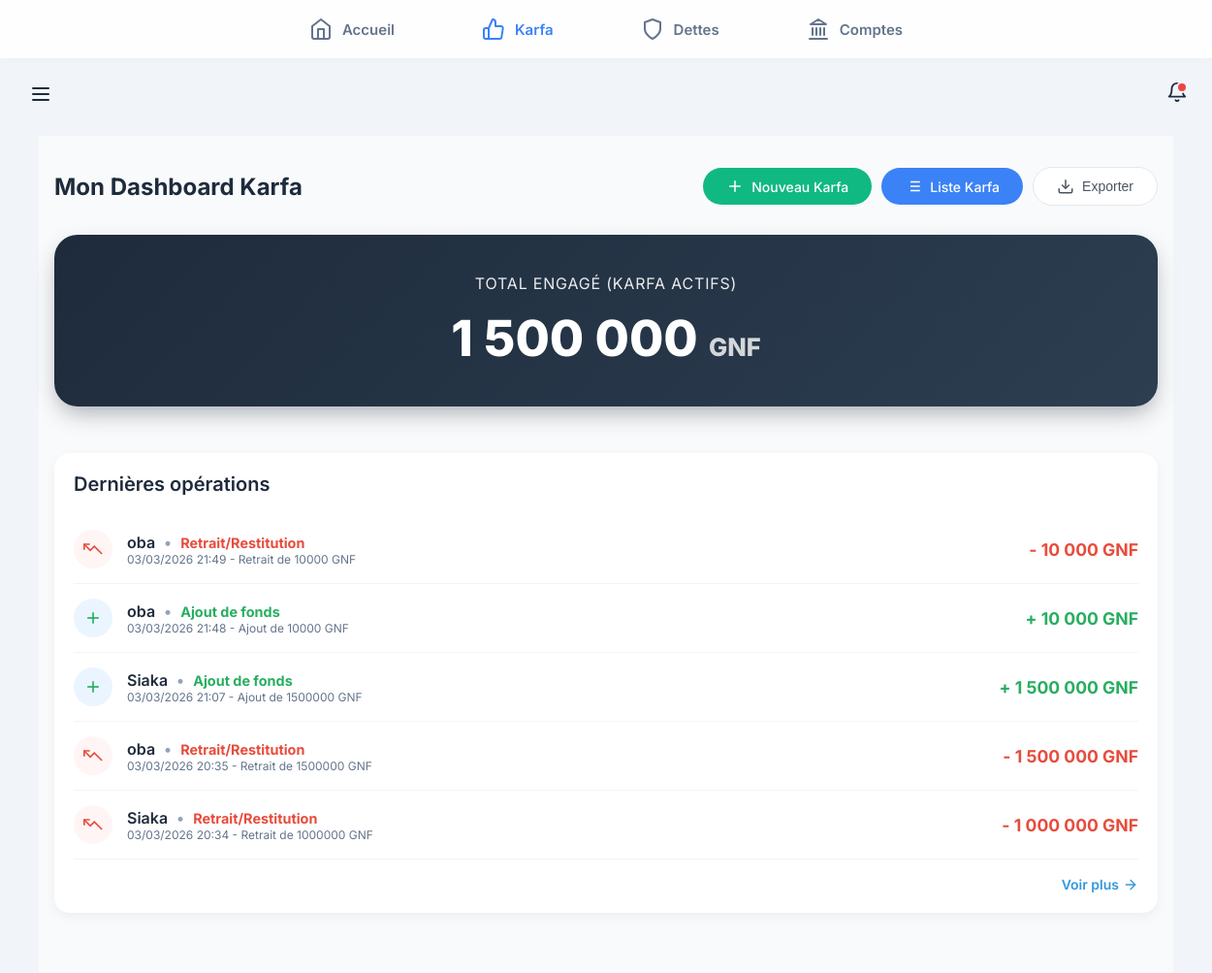
Screenshot of /karfa/ (signed in) with the database file from the repository.
### backend/modules/karfa/models/mouvement.py (models this page shows, shortened)
class MouvementKarfa(models.Model):
    TYPE_CREATION = 'CREATION'
    TYPE_AJOUT = 'AJOUT'
    TYPE_RETRAIT = 'RETRAIT'
    TYPE_ANNULATION = 'ANNULATION'
    CHOIX_TYPE = [
        (TYPE_CREATION, 'Création'),
        (TYPE_AJOUT, 'Ajout de fonds'),
        (TYPE_RETRAIT, 'Retrait/Restitution'),
        (TYPE_ANNULATION, 'Annulation'),
    ]
    id = models.UUIDField(
        primary_key=True,
        default=uuid.uuid4,
        editable=False,
        verbose_name='ID'
    )
    karfa = models.ForeignKey(
        'karfa.Karfa',  # Import différé pour éviter circularité
        on_delete=models.CASCADE,
        related_name='mouvements',
        verbose_name='Karfa'
    )
    type = models.CharField(
        max_length=20,
        choices=CHOIX_TYPE,
        verbose_name='Type de mouvement'
    )
    montant = models.DecimalField(
        max_digits=15,
        decimal_places=0,
        verbose_name='Montant (GNF)'
    )
    solde_apres = models.DecimalField(
        max_digits=15,
        decimal_places=0,
        verbose_name='Solde après opération (GNF)'
    )
    date = models.DateTimeField(
        auto_now_add=True,
        verbose_name='Date du mouvement'
    )
    note = models.TextField(
        blank=True,
        verbose_name='Note/Commentaire'
    )
    cree_par = models.ForeignKey(
        User,
        on_delete=models.SET_NULL,
        null=True,
        blank=True,
        related_name='mouvements_karfa',
        verbose_name='Créé par'
    )
    justificatif = models.ImageField(
        upload_to='karfa/mouvements/%Y/%m/',
        null=True,
        blank=True,
        verbose_name='Justificatif'
    )
    class Meta:
        verbose_name = 'Mouvement de Karfa'
        verbose_name_plural = 'Mouvements de Karfa'
        ordering = ['-date']
        indexes = [
            models.Index(fields=['karfa', '-date']),
            models.Index(fields=['type', 'date']),
        ]

### backend/modules/karfa/models/karfa_model.py (models this page shows, shortened)
class Karfa(models.Model):
    STATUT_ACTIF = 'ACTIF'
    STATUT_PARTIELLEMENT_RENDU = 'PARTIELLEMENT_RENDU'
    STATUT_RENDU_TOTAL = 'RENDU_TOTAL'
    STATUT_EN_LITIGE = 'EN_LITIGE'
    CHOIX_STATUT = [
        (STATUT_ACTIF, 'En main'),
        (STATUT_PARTIELLEMENT_RENDU, 'Partiellement rendu'),
        (STATUT_RENDU_TOTAL, 'Rendu totalement'),
        (STATUT_EN_LITIGE, 'En litige'),
    ]
    id = models.UUIDField(
        primary_key=True,
        default=uuid.uuid4,
        editable=False,
        verbose_name='ID'
    )
    beneficiaire = models.CharField(
        max_length=100,
        verbose_name='Bénéficiaire'
    )
    montant_initial = models.DecimalField(
        max_digits=12,
        decimal_places=0,
        validators=[MinValueValidator(0)],
        verbose_name='Montant initial (GNF)'
    )
    montant_actuel = models.DecimalField(
        max_digits=12,
        decimal_places=0,
        validators=[MinValueValidator(0)],
        default=0,
        verbose_name='Montant actuel (GNF)'
    )
    devise = models.CharField(
        max_length=3,
        default='GNF',
        editable=False,
        verbose_name='Devise'
    )
    date_creation = models.DateTimeField(
        auto_now_add=True,
        verbose_name='Date de création'
    )
    date_rendu_total = models.DateTimeField(
        null=True,
        blank=True,
        verbose_name='Date de restitution totale'
    )
    statut = models.CharField(
        max_length=20,
        choices=CHOIX_STATUT,
        default=STATUT_ACTIF,
        verbose_name='Statut'
    )
    motif = models.TextField(
        blank=True,
        verbose_name='Motif du dépôt'
    )
    justificatif = models.ImageField(
        upload_to='karfa/justificatifs/%Y/%m/',
        null=True,
        blank=True,
        verbose_name='Justificatif (photo/reçu)'
    )
    archive = models.BooleanField(
        default=False,
        verbose_name='Archivé'
    )
    date_archivage = models.DateTimeField(
        null=True,
        blank=True,
        verbose_name='Date d\'archivage'
    )
    cree_par = models.ForeignKey(
        User,
        on_delete=models.SET_NULL,
        null=True,
        related_name='karfas_crees',
        verbose_name='Créé par'
    )
    class Meta:
        verbose_name = 'Karfa'
        verbose_name_plural = 'Karfas'
        ordering = ['-date_creation']
        constraints = [
            models.UniqueConstraint(
                fields=['beneficiaire', 'motif', 'date_creation'],
                name='unique_karfa_par_beneficiaire_motif_date',
                condition=models.Q(archive=False)
            )
        ]

### backend/modules/karfa/views/liste.py (the view)
# urls.py: path('', karfa_list, name='karfa_list'),
@login_required
def karfa_list(request):
    karfas = Karfa.objects.filter(cree_par=request.user, archive=False)
    total_engage = karfas.aggregate(total=Sum('montant_actuel'))['total'] or 0
    dernieres_ops = MouvementKarfa.objects.filter(karfa__cree_par=request.user).order_by('-date')[:5]
    context = {
        'karfas': karfas,
        'total_engage': total_engage,
        'dernieres_ops': dernieres_ops,
    }
    return render(request, 'modules/karfa/list.html', context)

### backend/modules/core/templatetags/custom_filters.py (called while the page is built)
@register.filter
def milliers(value):
    try:
        num = float(value)
        if num == int(num):
            return f"{int(num):,}".replace(",", " ")
        return f"{num:,.3f}".rstrip('0').rstrip('.').replace(",", " ").replace(".", ",")
    except:
        return value

### frontend/templates/modules/karfa/list.html (shortened to what this page needs)
{% extends 'base.html' %}
{% load static %}
{% load custom_filters %}
{% block content %}
<link rel="stylesheet" href="{% static 'css/karfa.css' %}">
<div class="karfa-dashboard">
    <div class="dashboard-container">
        <header class="dashboard-header" style="display: flex; justify-content: space-between; align-items: center; margin-bottom: 30px; flex-wrap: wrap; gap: 15px;">
            <h1 class="dashboard-title" style="margin: 0; font-size: 24px; font-weight: 700; color: #1e2b3c;">Mon Dashboard Karfa</h1>
            <div class="header-actions" style="display: flex; align-items: center; gap: 10px; flex-wrap: wrap;">
                <a href="{% url 'karfa:karfa_create' %}" class="btn-action" style="background-color: #10b981; color: white; padding: 10px 24px; border-radius: 30px; text-decoration: none; font-weight: 500; font-size: 14px; display: inline-flex; align-items: center; gap: 8px; transition: all 0.2s; white-space: nowrap;">
                    <svg width="18" height="18" viewBox="0 0 24 24" fill="none" stroke="currentColor" stroke-width="2" stroke-linecap="round" stroke-linejoin="round">
                        <line x1="12" y1="5" x2="12" y2="19"></line>
                        <line x1="5" y1="12" x2="19" y2="12"></line>
                    </svg>
                    Nouveau Karfa
                </a>
                <a href="{% url 'karfa:liste_tous_karfa' %}" class="btn-action" style="background-color: #3b82f6; color: white; padding: 10px 24px; border-radius: 30px; text-decoration: none; font-weight: 500; font-size: 14px; display: inline-flex; align-items: center; gap: 8px; transition: all 0.2s; white-space: nowrap;">
                    <svg width="18" height="18" viewBox="0 0 24 24" fill="none" stroke="currentColor" stroke-width="2">
                        <line x1="8" y1="6" x2="21" y2="6"></line>
                        <line x1="8" y1="12" x2="21" y2="12"></line>
                        <line x1="8" y1="18" x2="21" y2="18"></line>
                    </svg>
                    Liste Karfa
                </a>
                <div class="export-dropdown" style="position: relative; display: inline-block;">
                    <button class="btn-action" id="exportToggle" style="background: white; border: 1px solid #e2e8f0; color: #4b5563; padding: 10px 24px; border-radius: 30px; text-decoration: none; font-weight: 500; font-size: 14px; display: inline-flex; align-items: center; gap: 8px; transition: all 0.2s; white-space: nowrap; cursor: pointer;">
                        <svg width="18" height="18" viewBox="0 0 24 24" fill="none" stroke="currentColor" stroke-width="2">
                            <path d="M21 15v4a2 2 0 0 1-2 2H5a2 2 0 0 1-2-2v-4"></path>
                            <polyline points="7 10 12 15 17 10"></polyline>
                            <line x1="12" y1="15" x2="12" y2="3"></line>
                        </svg> Exporter
                    </button>
                </div>
            </div>
        </header>
        <div class="balance-card" style="display: flex; flex-direction: column; align-items: center; justify-content: center; text-align: center; padding: 40px 20px;">
            <div class="balance-main" style="display: flex; flex-direction: column; align-items: center; width: 100%;">
                <span class="balance-label" style="font-size: 1rem; opacity: 0.9; margin-bottom: 8px;">Total Engagé (Karfa Actifs)</span>
                <span class="balance-amount" style="font-size: clamp(1.8rem, 8vw, 3.2rem); word-break: break-all; line-height: 1.2;">{{ total_engage|default:0|milliers }} <span style="font-size: 0.5em; opacity: 0.8;">GNF</span></span>
            </div>
        </div>
        <div style="background: white; border-radius: 16px; padding: 20px; box-shadow: 0 4px 12px rgba(0,0,0,0.05); margin-bottom: 30px;">
            <h3 style="margin-top: 0; margin-bottom: 20px; color: #1e2b3c; font-size: 1.25rem; font-weight: 600;">Dernières opérations</h3>
            <div class="op-list" style="display: flex; flex-direction: column;">
                {% for op in dernieres_ops %}
                <div style="display: flex; justify-content: space-between; align-items: center; padding: 15px 0; border-bottom: 1px solid #f1f5f9;">
                    <div style="display: flex; align-items: center; gap: 15px;">
                        <div style="width: 40px; height: 40px; border-radius: 50%; background: {% if op.type == 'AJOUT' %}#ebf5ff{% else %}#fff5f5{% endif %}; display: flex; align-items: center; justify-content: center;">
                            {% if op.type == 'AJOUT' %}
                            <svg width="20" height="20" viewBox="0 0 24 24" fill="none" stroke="#27ae60" stroke-width="2">
                                <line x1="12" y1="5" x2="12" y2="19"></line>
                                <line x1="5" y1="12" x2="19" y2="12"></line>
                            </svg>
                            {% else %}
                            <svg width="20" height="20" viewBox="0 0 24 24" fill="none" stroke="#e74c3c" stroke-width="2">
                                <polyline points="23 18 13.5 8.5 8.5 13.5 1 6"></polyline>
                                <polyline points="1 13 1 6 8 6"></polyline>
                            </svg>
                            {% endif %}
                        </div>
                        <div>
                            <div style="font-weight: 600; color: #1e2b3c;">
                                <a href="{% url 'karfa:detail_karfa' op.karfa.id %}" style="text-decoration: none; color: inherit;">
                                    {{ op.karfa.beneficiaire }}
                                </a>
                                <span style="color: #94a3b8; margin: 0 5px;">•</span>
                                <span style="color: {% if op.type == 'AJOUT' %}#27ae60{% else %}#e74c3c{% endif %}; font-size: 0.9em; font-weight: 700;">
                                    {{ op.get_type_display }}
                                </span>
                            </div>
                            <div style="font-size: 12px; color: #64748b;">
                                {{ op.date|date:"d/m/Y H:i" }}
                                {% if op.note %} - {{ op.note }}{% endif %}
                            </div>
                        </div>
                    </div>
                    <div style="text-align: right;">
                        <div style="font-weight: 700; color: {% if op.type == 'AJOUT' %}#27ae60{% else %}#e74c3c{% endif %}; font-size: 1.1em; white-space: nowrap;">
                            {% if op.type == 'AJOUT' %}+{% else %}-{% endif %} {{ op.montant|milliers }} GNF
                        </div>
                    </div>
                </div>
                {% empty %}
                <p style="text-align: center; color: #64748b; padding: 20px 0;">Aucune opération récente.</p>
                {% endfor %}
            </div>
            <div style="text-align: right; margin-top: 15px;">
                <a href="{% url 'karfa:toutes_operations' %}" style="color: #3498db; text-decoration: none; font-weight: 600; font-size: 14px; display: inline-flex; align-items: center; gap: 4px;">
                    Voir plus
                    <svg width="16" height="16" viewBox="0 0 24 24" fill="none" stroke="currentColor" stroke-width="2" stroke-linecap="round" stroke-linejoin="round">
                        <line x1="5" y1="12" x2="19" y2="12"></line>
                        <polyline points="12 5 19 12 12 19"></polyline>
                    </svg>
                </a>
            </div>
        </div>
    </div>
</div>
{% endblock %}

### frontend/static/css/base.css (style rules this page uses)
:root { --bg-global: #f1f5f9; --bg-card: #ffffff; --primary: #3b82f6; --text-main: #1e2b3c; --text-muted: #64748b; --nav-height: 60px; --radius-xl: 20px; --radius-md: 12px; --shadow-subtle: 0 4px 15px rgba(0, 0, 0, 0.04); --shadow-hover: 0 8px 25px rgba(0, 0, 0, 0.08); }
body { background-color: var(--bg-global) !important; margin: 0; padding: 0; font-family: 'Inter', sans-serif; color: var(--text-main); padding-bottom: calc(var(--nav-height) + 20px); -webkit-tap-highlight-color: transparent; }
@media (min-width: 768px) { body { padding-bottom: 0; padding-top: calc(var(--nav-height) + 80px); } }

### frontend/static/css/core.css (style rules this page uses)
:root { --color-primary-green: #27ae60; --color-primary-dark: #1e2b3c; --color-bg-light: #f8fafc; --color-text-body: #64748b; }
:root { --color-primary-green: #27ae60; --color-primary-dark: #1e2b3c; --color-bg-light: #f8fafc; --color-text-body: #64748b; --color-error: #ef4444; }
.dashboard-header { display: flex; justify-content: space-between; align-items: center; margin-bottom: 20px; }
.dashboard-title { font-size: 16px; font-weight: 600; color: var(--text-muted); margin: 0; }

### frontend/static/css/karfa.css (style rules this page uses)
.header-actions { display: flex; gap: 1rem; flex-wrap: wrap; }
.karfa-dashboard { font-family: 'Inter', -apple-system, BlinkMacSystemFont, "Segoe UI", Roboto, Helvetica, Arial, sans-serif; background-color: #f9fafb; color: #1f2937; min-height: 100vh; padding: 2rem 1rem; box-sizing: border-box; }
.dashboard-container { max-width: 1200px; margin: 0 auto; }
.dashboard-header { display: flex; flex-direction: column; gap: 1.5rem; margin-bottom: 2.5rem; }
@media (min-width: 768px) { .dashboard-header { flex-direction: row; justify-content: space-between; align-items: center; } }
.dashboard-title { font-size: 1.875rem; font-weight: 700; color: #111827; margin: 0; }
.balance-card { background: linear-gradient(135deg, #1e2b3c 0%, #2c3e50 100%); border-radius: 1.5rem; padding: 2.5rem; color: white; margin-bottom: 3rem; box-shadow: 0 10px 25px -5px rgba(30, 43, 60, 0.4); display: flex; flex-direction: column; gap: 2rem; }
@media (min-width: 768px) { .balance-card { flex-direction: row; justify-content: space-between; align-items: center; } }
.balance-main { display: flex; flex-direction: column; gap: 0.5rem; }
.balance-label { font-size: 0.875rem; text-transform: uppercase; letter-spacing: 0.05em; opacity: 0.8; }
.balance-amount { font-size: 2.5rem; font-weight: 800; line-height: 1; white-space: nowrap; }
.op-list { display: flex; flex-direction: column; }

### rows the page displays
MouvementKarfa: karfa.beneficiaire "oba", type "Retrait/Restitution", date "03/03/2026 21:49", note "Retrait de 10000 GNF", montant|milliers "10 000"
MouvementKarfa: karfa.beneficiaire "oba", type "Ajout de fonds", date "03/03/2026 21:48", note "Ajout de 10000 GNF", montant|milliers "10 000"
MouvementKarfa: karfa.beneficiaire "Siaka", type "Ajout de fonds", date "03/03/2026 21:07", note "Ajout de 1500000 GNF", montant|milliers "1 500 000"
MouvementKarfa: karfa.beneficiaire "oba", type "Retrait/Restitution", date "03/03/2026 20:35", note "Retrait de 1500000 GNF", montant|milliers "1 500 000"
MouvementKarfa: karfa.beneficiaire "Siaka", type "Retrait/Restitution", date "03/03/2026 20:34", note "Retrait de 1000000 GNF", montant|milliers "1 000 000"

### other values shown
{{ total_engage|default:0|milliers }} "1 500 000"
